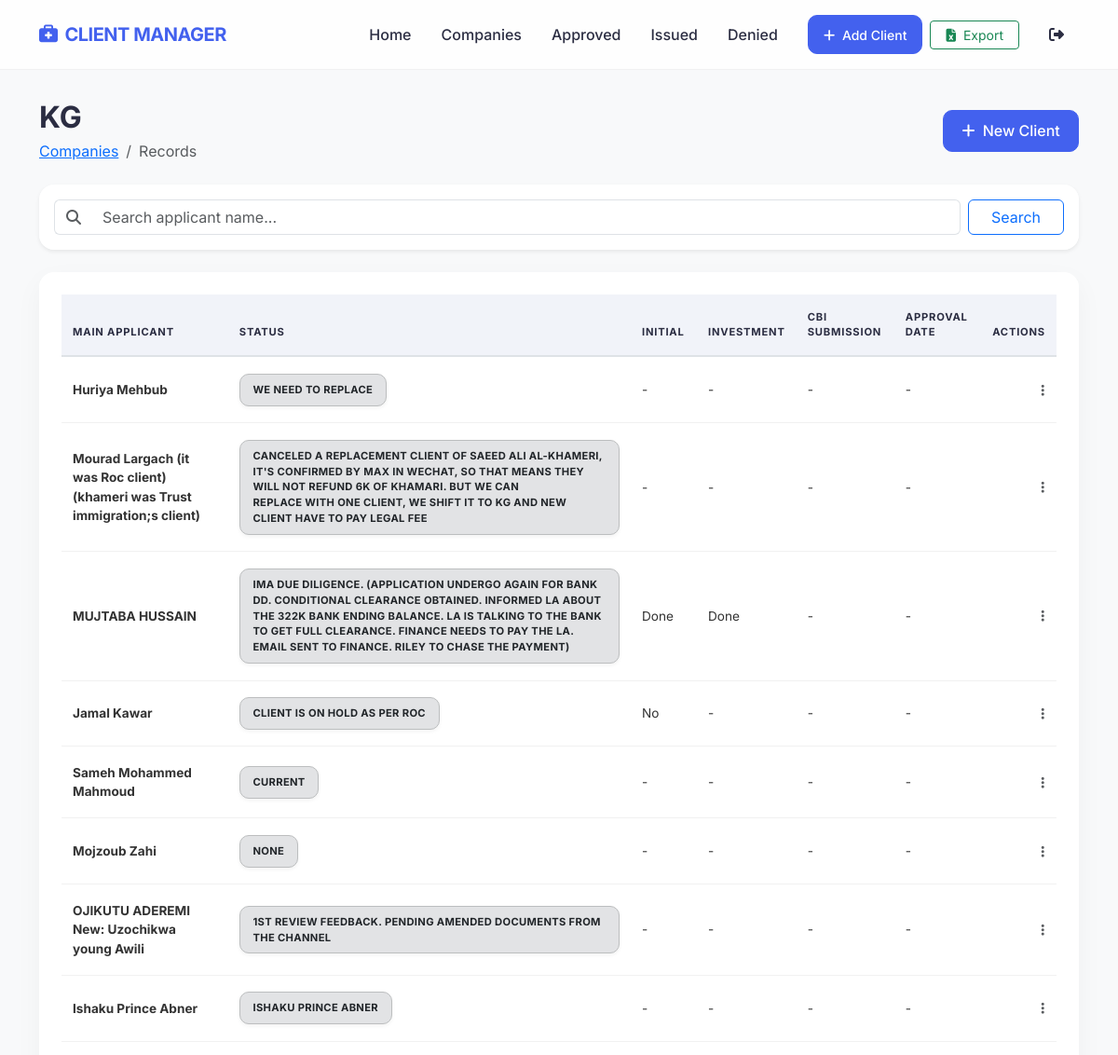
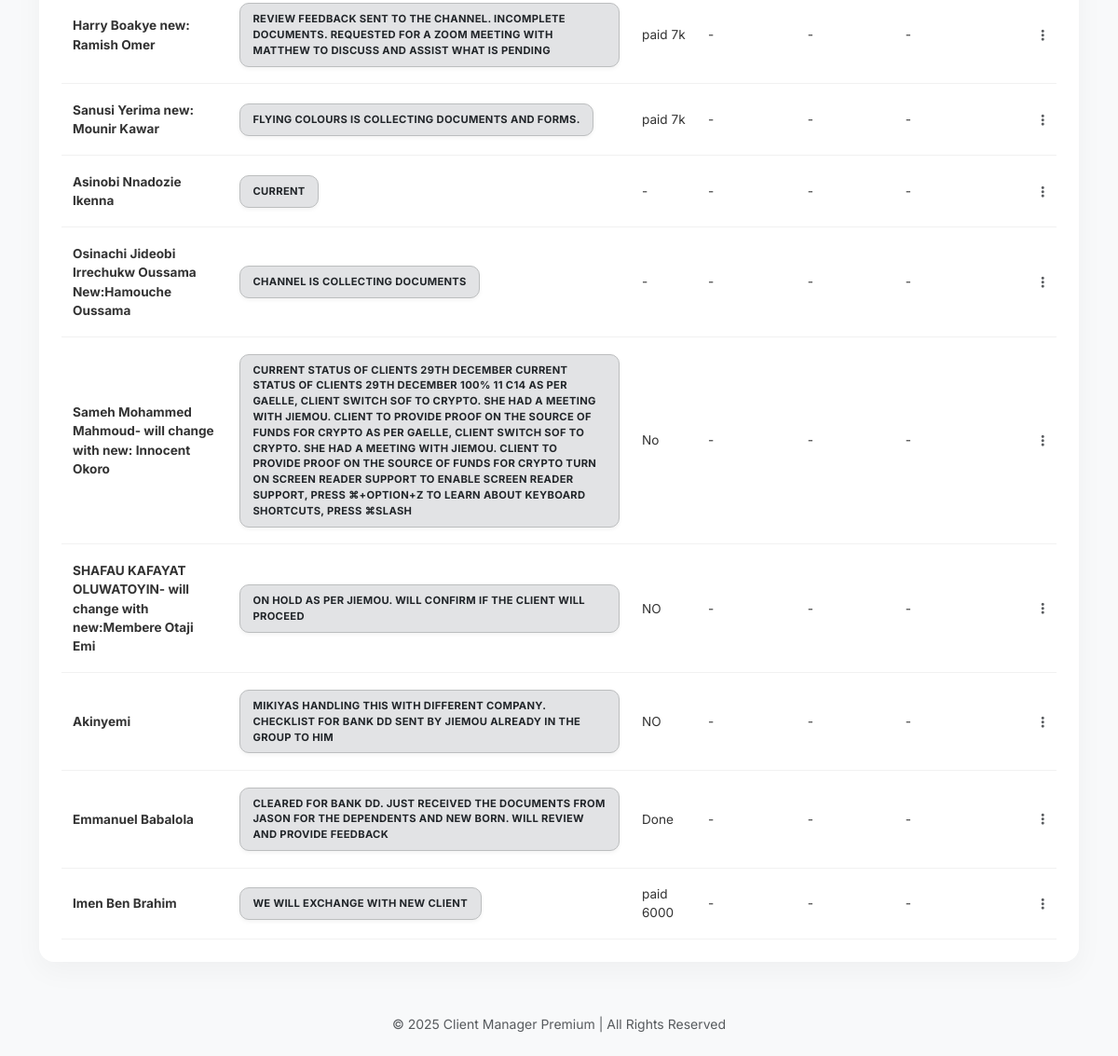
The app's page /companies/KG/ (signed in) with its own data (2 pictures, top to bottom).
### clients/models.py (models this page shows, shortened)
class Client(models.Model):
    COMPANY_CHOICES = [
        ('Roc Citizenship DMCC', 'Roc Citizenship DMCC'),
        ('Greeth Brookes', 'Greeth Brookes'),
        ('Passport Gate', 'Passport Gate'),
        ('Citizenship Invest DMCC', 'Citizenship Invest DMCC'),
        ('KG', 'KG'),
        ('TFG', 'TFG'),
        ('Mirka', 'Mirka'),
        ('Sparco', 'Sparco'),
        ('Winvested', 'Winvested'),
        ('Others', 'Others'),
    ]
    company = models.CharField(max_length=255, choices=COMPANY_CHOICES)
    other_company = models.CharField(max_length=255, null=True, blank=True)
    main_applicant = models.CharField(max_length=255)
    status = models.CharField(max_length=500, null=True, blank=True, default='Current')
    initial_payment = models.CharField(max_length=20, null=True, blank=True)
    investment = models.CharField(max_length=20, null=True, blank=True)
    local_agent = models.CharField(max_length=255, null=True, blank=True)
    gcbl_no = models.CharField(max_length=100, null=True, blank=True)
    cbi_submission_date = models.DateField(null=True, blank=True)
    approval_date = models.DateField(null=True, blank=True)
    fm = models.CharField(max_length=255, null=True, blank=True)
    status_notes = models.TextField(null=True, blank=True)
    is_deleted = models.BooleanField(default=False)
    created_at = models.DateTimeField(auto_now_add=True)

### clients/views.py (the view)
# urls.py: path('companies/<str:company_name>/', views.company_detail, name='company_detail'),
@login_required
def company_detail(request, company_name):
    query = request.GET.get('q')
    clients = Client.objects.filter(company=company_name, is_deleted=False)
    if query:
        clients = clients.filter(main_applicant__icontains=query)
    return render(request, 'company_detail.html', {
        'clients': clients,
        'company_name': company_name,
    })

### templates/company_detail.html (shortened to what this page needs)
{% extends 'base.html' %}
{% block content %}
<div class="d-flex flex-column flex-md-row justify-content-between align-items-md-center mb-4 gap-3">
    <div>
        <h2 class="fw-bold mb-1">{{ company_name }}</h2>
        <nav aria-label="breadcrumb">
            <ol class="breadcrumb mb-0">
                <li class="breadcrumb-item"><a href="{% url 'company_list' %}">Companies</a></li>
                <li class="breadcrumb-item active" aria-current="page">Records</li>
            </ol>
        </nav>
    </div>
    <div class="d-flex gap-2">
        <a href="{% url 'client_create' %}?company={{ company_name }}" class="btn btn-primary">
            <i class="fas fa-plus me-1"></i> New Client
        </a>
    </div>
</div>
<div class="card border-0 shadow-sm mb-4">
    <div class="card-body py-3">
        <form method="GET" class="d-flex gap-2">
            <div class="input-group flex-grow-1">
                <span class="input-group-text bg-white border-end-0">
                    <i class="fas fa-search text-muted"></i>
                </span>
                <input type="text" name="q" class="form-control border-start-0" placeholder="Search applicant name..."
                    value="{{ request.GET.q }}">
            </div>
            <button type="submit" class="btn btn-outline-primary px-4">Search</button>
        </form>
    </div>
</div>
<div class="table-container fade-in">
    <div class="table-responsive">
        <table class="table table-hover mb-0">
            <thead>
                <tr>
                    <th>Main Applicant</th>
                    <th>Status</th>
                    <th>Initial</th>
                    <th>Investment</th>
                    <th>CBI Submission</th>
                    <th>Approval Date</th>
                    <th class="text-end">Actions</th>
                </tr>
            </thead>
            <tbody>
                {% for client in clients %}
                <tr>
                    <td>
                        <div class="fw-bold">{{ client.main_applicant }}</div>
                    </td>
                    <td><span class="badge-status status-default">{{ client.status }}</span></td>
                    <td>{{ client.initial_payment|default:"-" }}</td>
                    <td>{{ client.investment|default:"-" }}</td>
                    <td>{{ client.cbi_submission_date|date:"d/m/Y"|default:"-" }}</td>
                    <td>{{ client.approval_date|date:"d/m/Y"|default:"-" }}</td>
                    <td class="text-end">
                        <div class="dropdown">
                            <button class="btn btn-link btn-sm p-0" type="button" data-bs-toggle="dropdown">
                                <i class="fas fa-ellipsis-v text-muted"></i>
                            </button>
                        </div>
                    </td>
                </tr>
                {% empty %}
                <tr>
                    <td colspan="7" class="text-center py-5 text-muted">No records found for this company.</td>
                </tr>
                {% endfor %}
            </tbody>
        </table>
    </div>
</div>
{% endblock %}

### templates/base.html (style rules this page uses)
:root { --primary-color: #4361ee; --secondary-color: #3f37c9; --accent-color: #4895ef; --bg-color: #f8f9fa; --card-bg: rgba(255, 255, 255, 0.9); --text-main: #2b2d42; --text-muted: #5e6a7e; }
body { font-family: 'Inter', sans-serif; background-color: var(--bg-color); color: var(--text-main); min-height: 100vh; display: flex; flex-direction: column; }
.btn-primary { background-color: var(--primary-color); border-color: var(--primary-color); font-weight: 500; padding: 0.6rem 1.2rem; border-radius: 10px; transition: all 0.3s ease; }
.card { border: none; border-radius: 16px; box-shadow: 0 10px 30px rgba(0, 0, 0, 0.04); background: var(--card-bg); transition: transform 0.3s ease; }
.table-container { background: white; border-radius: 16px; padding: 1.5rem; box-shadow: 0 10px 30px rgba(0, 0, 0, 0.04); overflow: hidden; }
.table thead th { font-weight: 700; color: var(--text-main); text-transform: uppercase; font-size: 0.7rem; letter-spacing: 0.05rem; background-color: #f1f3f9; border-top: none; border-bottom: 2px solid #dee2e6; padding: 1rem 0.75rem; }
.table td { vertical-align: middle; font-size: 0.85rem; color: #333; padding: 1.1rem 0.75rem; border-bottom: 1px solid #f1f1f1; }
.badge-status { padding: 0.5rem 0.85rem; border-radius: 10px; font-weight: 700; font-size: 0.7rem; display: inline-block; text-transform: uppercase; letter-spacing: 0.02rem; box-shadow: 0 2px 4px rgba(0, 0, 0, 0.05); }
.status-default { background-color: #e2e3e5; color: #212529; border: 1px solid #bcbebf; }
.fade-in { animation: fadeIn 0.5s ease forwards; }

### records on screen
Client: main_applicant "Huriya Mehbub", status "WE NEED TO REPLACE", initial_payment "-", investment "-", cbi_submission_date "-", approval_date "-"
Client: main_applicant "Mourad Largach (it was Roc client) (khameri was Trust immigration;s client)", status "CANCELED A REPLACEMENT CLIENT OF SAEED ALI AL-KHAMERI, IT'S CONFIRMED BY MAX IN WECHAT, SO THAT MEANS THEY WILL NOT REFUND 6K OF KHAMARI. BUT WE CAN REPLACE WITH ONE CLIENT, WE SHIFT IT TO KG AND NEW CLIENT HAVE TO PAY LEGAL FEE", initial_payment "-", investment "-", cbi_submission_date "-", approval_date "-"
Client: main_applicant "MUJTABA HUSSAIN", status "IMA DUE DILIGENCE. (APPLICATION UNDERGO AGAIN FOR BANK DD. CONDITIONAL CLEARANCE OBTAINED. INFORMED LA ABOUT THE 322K BANK ENDING BALANCE. LA IS TALKING TO THE BANK TO GET FULL CLEARANCE. FINANCE NEEDS TO PAY THE LA. EMAIL SENT TO FINANCE. RILEY TO CHASE THE PAYMENT)", initial_payment "Done", investment "Done", cbi_submission_date "-", approval_date "-"
Client: main_applicant "Jamal Kawar", status "CLIENT IS ON HOLD AS PER ROC", initial_payment "No", investment "-", cbi_submission_date "-", approval_date "-"
Client: main_applicant "Sameh Mohammed Mahmoud", status "CURRENT", initial_payment "-", investment "-", cbi_submission_date "-", approval_date "-"
Client: main_applicant "Mojzoub Zahi", status "NONE", initial_payment "-", investment "-", cbi_submission_date "-", approval_date "-"
Client: main_applicant "OJIKUTU ADEREMI New: Uzochikwa young Awili", status "1ST REVIEW FEEDBACK. PENDING AMENDED DOCUMENTS FROM THE CHANNEL", initial_payment "-", investment "-", cbi_submission_date "-", approval_date "-"
Client: main_applicant "Ishaku Prince Abner", status "ISHAKU PRINCE ABNER", initial_payment "-", investment "-", cbi_submission_date "-", approval_date "-"
Client: main_applicant "Harry Boakye new: Ramish Omer", status "REVIEW FEEDBACK SENT TO THE CHANNEL. INCOMPLETE DOCUMENTS. REQUESTED FOR A ZOOM MEETING WITH MATTHEW TO DISCUSS AND ASSIST WHAT IS PENDING", initial_payment "paid 7k", investment "-", cbi_submission_date "-", approval_date "-"
Client: main_applicant "Sanusi Yerima new: Mounir Kawar", status "FLYING COLOURS IS COLLECTING DOCUMENTS AND FORMS.", initial_payment "paid 7k", investment "-", cbi_submission_date "-", approval_date "-"
Client: main_applicant "Asinobi Nnadozie Ikenna", status "CURRENT", initial_payment "-", investment "-", cbi_submission_date "-", approval_date "-"
Client: main_applicant "Osinachi Jideobi Irrechukw Oussama New:Hamouche Oussama", status "CHANNEL IS COLLECTING DOCUMENTS", initial_payment "-", investment "-", cbi_submission_date "-", approval_date "-"
Client: main_applicant "Sameh Mohammed Mahmoud- will change with new: Innocent Okoro", status "CURRENT STATUS OF CLIENTS 29TH DECEMBER CURRENT STATUS OF CLIENTS 29TH DECEMBER 100% 11 C14 AS PER GAELLE, CLIENT SWITCH SOF TO CRYPTO. SHE HAD A MEETING WITH JIEMOU. CLIENT TO PROVIDE PROOF ON THE SOURCE OF FUNDS FOR CRYPTO AS PER GAELLE, CLIENT SWITCH SOF TO CRYPTO. SHE HAD A MEETING WITH JIEMOU. CLIENT TO PROVIDE PROOF ON THE SOURCE OF FUNDS FOR CRYPTO TURN ON SCREEN READER SUPPORT TO ENABLE SCREEN READER SUPPORT, PRESS ⌘+OPTION+Z TO LEARN ABOUT KEYBOARD SHORTCUTS, PRESS ⌘SLASH", initial_payment "No", investment "-", cbi_submission_date "-", approval_date "-"
Client: main_applicant "SHAFAU KAFAYAT OLUWATOYIN- will change with new:Membere Otaji Emi", status "ON HOLD AS PER JIEMOU. WILL CONFIRM IF THE CLIENT WILL PROCEED", initial_payment "NO", investment "-", cbi_submission_date "-", approval_date "-"
Client: main_applicant "Akinyemi", status "MIKIYAS HANDLING THIS WITH DIFFERENT COMPANY. CHECKLIST FOR BANK DD SENT BY JIEMOU ALREADY IN THE GROUP TO HIM", initial_payment "NO", investment "-", cbi_submission_date "-", approval_date "-"
Client: main_applicant "Emmanuel Babalola", status "CLEARED FOR BANK DD. JUST RECEIVED THE DOCUMENTS FROM JASON FOR THE DEPENDENTS AND NEW BORN. WILL REVIEW AND PROVIDE FEEDBACK", initial_payment "Done", investment "-", cbi_submission_date "-", approval_date "-"
Client: main_applicant "Imen Ben Brahim", status "WE WILL EXCHANGE WITH NEW CLIENT", initial_payment "paid 6000", investment "-", cbi_submission_date "-", approval_date "-"

### other values on screen
{{ company_name }} "KG"
